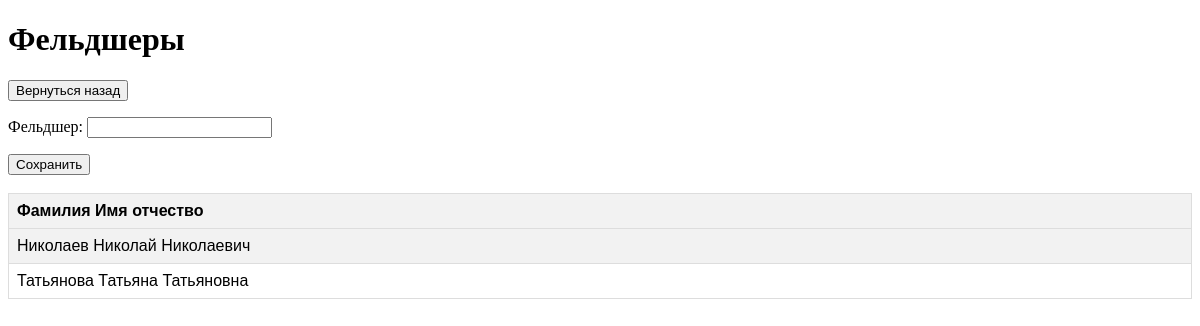
The page /feldshers on the database its author committed.
### myapp/models.py (models this page shows, shortened)
class Feldshers(models.Model):
    name = models.CharField(max_length=255, null=True)

### myapp/views.py (the view, shortened to what this page needs)
# urls.py: path('feldshers', views.feldshers, name='feldshers'),
def feldshers(request):
    objects = Feldshers.objects.all().order_by('name')
    form = FeldshersForm()
    return render(request, 'myapp/feldshers.html', {'objects': objects, 'form': form})

### myapp/forms.py
class FeldshersForm(forms.ModelForm):
    name = forms.CharField(label='Фельдшер')
    class Meta:
        model = Feldshers
        fields = '__all__'

### myapp/templates/myapp/feldshers.html (shortened to what this page needs)
<!DOCTYPE html>
<head>
</head>
<body>
    <h1>Фельдшеры</h1>
    <button class="button"><a href="index" style="color: inherit; text-decoration: none;">Вернуться назад</a></button>
    <form method="post">
        {{ form.as_p }}
        <button type="submit">Сохранить</button>
    </form>
    <br />
    <table>
        <tr>
            <th>Фамилия Имя отчество</th>
        </tr>
        {% for obj in objects %}
        <tr>
            <td>{{ obj.name }}</td>
        </tr>
        {% endfor %}
    </table>
</body>
<html>

### myapp/templates/myapp/feldshers.html (style rules this page uses)
table { font-family: Arial, sans-serif; border-collapse: collapse; width: 100%; }
th, td { border: 1px solid #dddddd; text-align: left; padding: 8px; }
th { background-color: #f2f2f2; }
tr:nth-child(even) { background-color: #f2f2f2; }

### rows shown on the page
Feldshers: name "Николаев Николай Николаевич"
Feldshers: name "Татьянова Татьяна Татьяновна"
